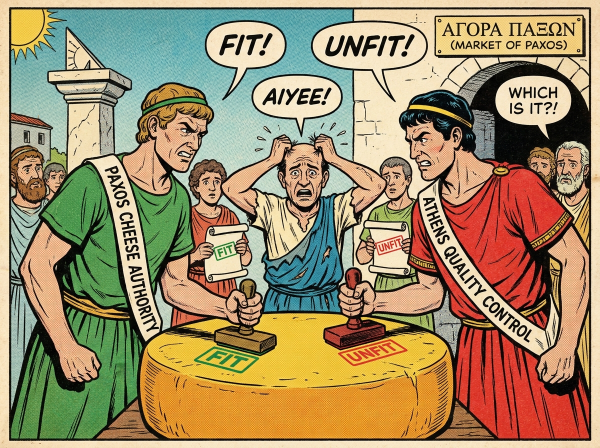
#> input picture images/cheese.png, 1200 x 896 px (shown at 1/2 size); its folder holds only this picture in this run
$ python compress.py ../images/cheese.png
#> lines starting #> are read from the running program, lines starting #| are printed output that depends on the picture
#!/usr/bin/env python3
"""Compress illustration PNGs to the web-ready <name>_small.webp files.

usage: compress.py [name ...]
  name  basename of a PNG in images/ (with or without .png);
        no arguments = process every PNG in images/.

Resizes to max 800px wide with Lanczos3 — the sharpness-preserving kernel,
right for these bold-ink-outline comic panels — and encodes WebP at
quality 82, method 6 (slowest/best), matching the existing files.
"""
import sys
from pathlib import Path

from PIL import Image

IMAGES = Path(__file__).resolve().parent.parent / "images"
MAX_WIDTH = 800
QUALITY = 82

def compress(png: Path) -> None:
    im = Image.open(png)
#> im is the input picture: PIL image 1200x896 RGB; mean R, G, B 160.5, 141.2, 105
    w, h = im.size
#> w = 1200; h = 896
    if w > MAX_WIDTH:
        im = im.resize((MAX_WIDTH, round(h * MAX_WIDTH / w)), Image.LANCZOS)
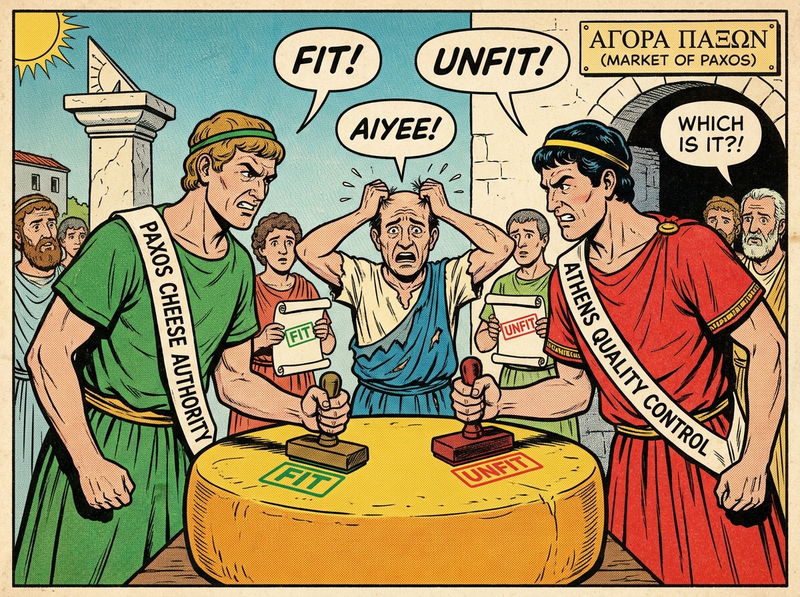
#> im: PIL image 800x597 RGB; mean R, G, B 160.5, 141.3, 105.3
    out = png.with_name(png.stem + "_small.webp")
    im.save(out, "WEBP", quality=QUALITY, method=6)
    print(f"{out.name}  {im.size[0]}x{im.size[1]}  {out.stat().st_size // 1024} KB")
#| cheese_small.webp  800x597  162 KB

def main() -> None:
    names = sys.argv[1:]
    pngs = ([IMAGES / (n.removesuffix(".png") + ".png") for n in names]
            if names else sorted(IMAGES.glob("*.png")))
    missing = [p for p in pngs if not p.exists()]
    if missing:
        sys.exit("not found: " + ", ".join(str(p) for p in missing))
    for p in pngs:
        compress(p)

if __name__ == "__main__":
    main()

$ run again, on images/goats.png
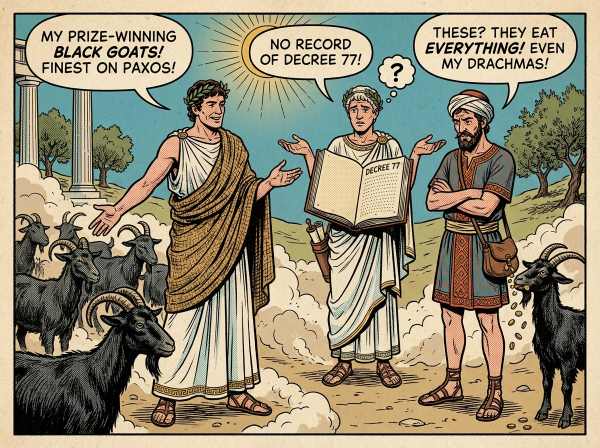
#> input picture images/goats.png, 1200 x 896 px (shown at 1/2 size)
#> in compress, im is the input picture: PIL image 1200x896 RGB; mean R, G, B 149, 141.5, 118.3
#> in compress, `im = im.resize((MAX_WIDTH, round(h * MAX_WIDTH / w)), Image.LANCZOS)`:
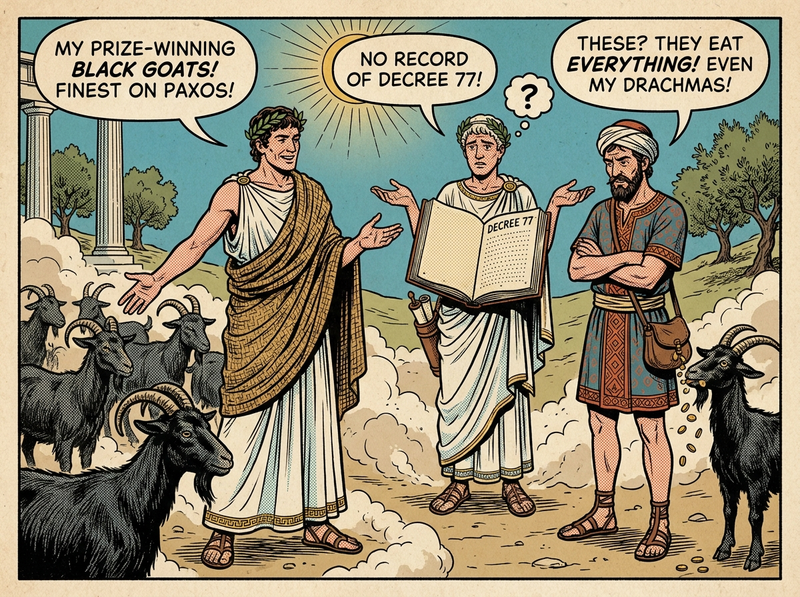
#> im: PIL image 800x597 RGB; mean R, G, B 149.2, 141.8, 118.8
#| goats_small.webp  800x597  151 KB
